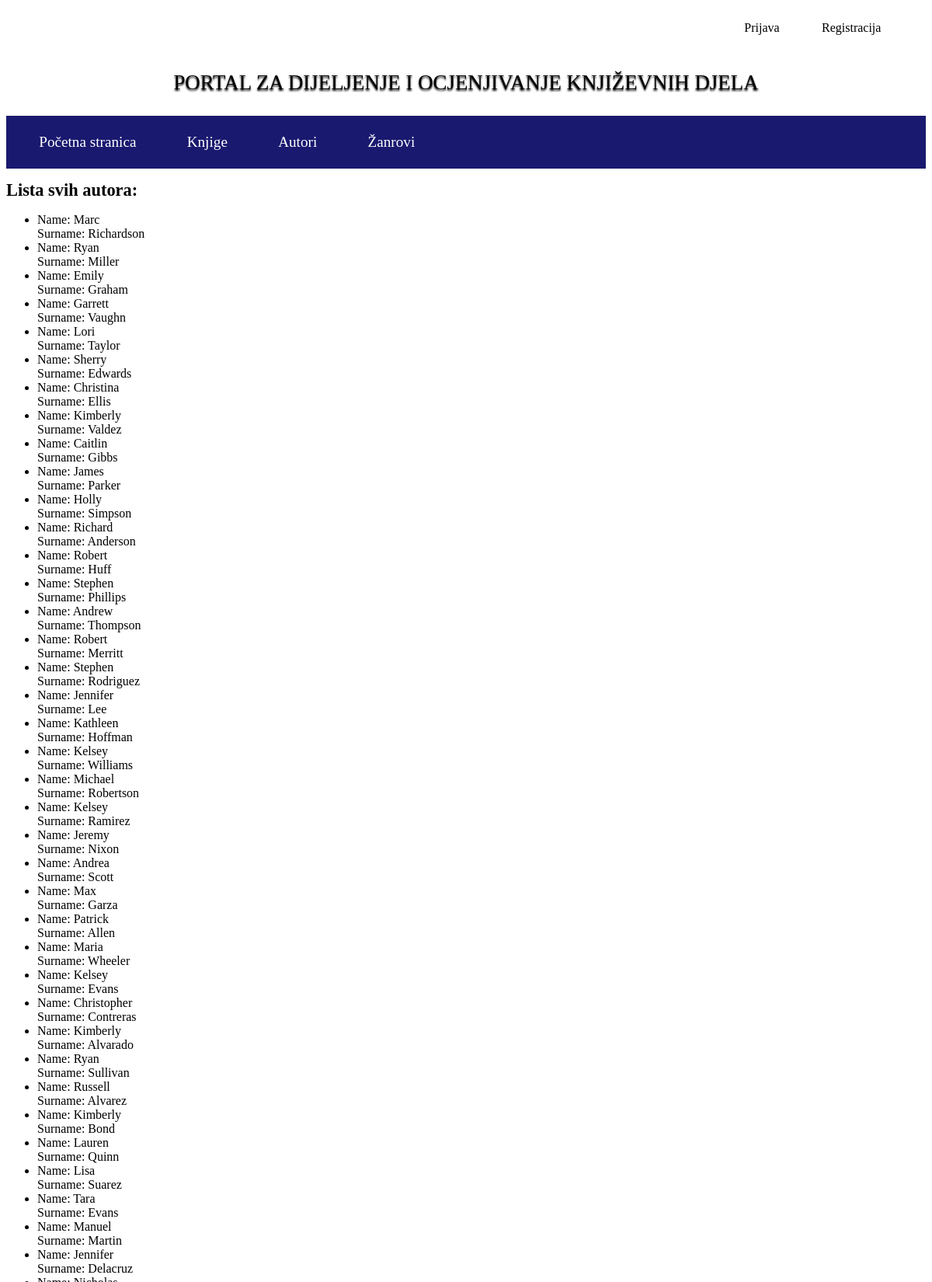
Screenshot of /authors/ (upper part) with the database file from the repository.
### main/models.py (models this page shows, shortened)
class Author(models.Model):
    name = models.CharField(max_length=32)
    surname = models.CharField(max_length=32)
    class Meta:
        unique_together = ('name', 'surname')

### main/views.py (the view)
# urls.py: path('authors/', all_authors, name='authors'),
def all_authors(request):
    all_authors = Author.objects.all()
    context = {'authors': all_authors}
    return render(request, 'main/authors.html', context=context)

### main/templates/main/authors.html
{% extends "index.html" %}
{% block content %}
    <h1>Lista svih autora:</h1>
    <ul>
        {% for author in authors %}
            <li>
                Name: {{ author.name }}<br>
                Surname: {{ author.surname }}<br>
            </li>
        {% endfor %}
    </ul>
{% endblock %}

### main/static/main/css/style.css (style rules this page uses)
:root { --primary-color: white; --secondary-color: black; --tertiary-color: midnightblue; --quaternary-color: palegoldenrod; --quinary-color: goldenrod; --small: 0.1em; --medium: 1em; --large: 1.2em; --extraLarge: 1.4em; }
body { background-color: var(--primary-color); color: var(--secondary-color); font-size: var(--medium); }
h1 { font-size: var(--extraLarge); }

### rows the page displays
Author: name "Marc", surname "Richardson"
Author: name "Ryan", surname "Miller"
Author: name "Emily", surname "Graham"
Author: name "Garrett", surname "Vaughn"
Author: name "Lori", surname "Taylor"
Author: name "Sherry", surname "Edwards"
Author: name "Christina", surname "Ellis"
Author: name "Kimberly", surname "Valdez"
Author: name "Caitlin", surname "Gibbs"
Author: name "James", surname "Parker"
Author: name "Holly", surname "Simpson"
Author: name "Richard", surname "Anderson"
Author: name "Robert", surname "Huff"
Author: name "Stephen", surname "Phillips"
Author: name "Andrew", surname "Thompson"
Author: name "Robert", surname "Merritt"
Author: name "Stephen", surname "Rodriguez"
Author: name "Jennifer", surname "Lee"
Author: name "Kathleen", surname "Hoffman"
Author: name "Kelsey", surname "Williams"
Author: name "Michael", surname "Robertson"
Author: name "Kelsey", surname "Ramirez"
Author: name "Jeremy", surname "Nixon"
Author: name "Andrea", surname "Scott"
Author: name "Max", surname "Garza"
Author: name "Patrick", surname "Allen"
Author: name "Maria", surname "Wheeler"
Author: name "Kelsey", surname "Evans"
Author: name "Christopher", surname "Contreras"
Author: name "Kimberly", surname "Alvarado"
Author: name "Ryan", surname "Sullivan"
Author: name "Russell", surname "Alvarez"
Author: name "Kimberly", surname "Bond"
Author: name "Lauren", surname "Quinn"
Author: name "Lisa", surname "Suarez"
Author: name "Tara", surname "Evans"
Author: name "Manuel", surname "Martin"
Author: name "Jennifer", surname "Delacruz"
